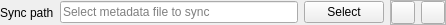
<?xml version="1.0" encoding="UTF-8"?>
<ui version="4.0">
 <class>SyncItem</class>
 <widget class="QWidget" name="SyncItem">
  <property name="geometry">
   <rect>
    <x>0</x>
    <y>0</y>
    <width>446</width>
    <height>25</height>
   </rect>
  </property>
  <layout class="QHBoxLayout" name="horizontalLayout_2">
   <property name="margin">
    <number>0</number>
   </property>
   <item>
    <widget class="QLabel" name="label">
     <property name="text">
      <string>Sync path</string>
     </property>
    </widget>
   </item>
   <item>
    <widget class="QLineEdit" name="sync_path_txt">
     <property name="toolTip">
      <string>The path to the  book's metadata file</string>
     </property>
     <property name="statusTip">
      <string>The path to the  book's metadata file</string>
     </property>
     <property name="readOnly">
      <bool>true</bool>
     </property>
     <property name="placeholderText">
      <string>Select metadata file to sync</string>
     </property>
    </widget>
   </item>
   <item>
    <widget class="QPushButton" name="sync_path_btn">
     <property name="toolTip">
      <string>Select/Change the metadata file path</string>
     </property>
     <property name="statusTip">
      <string>Select/Change the metadata file path</string>
     </property>
     <property name="text">
      <string>Select</string>
     </property>
    </widget>
   </item>
   <item>
    <widget class="QFrame" name="frame">
     <property name="frameShape">
      <enum>QFrame::StyledPanel</enum>
     </property>
     <property name="frameShadow">
      <enum>QFrame::Raised</enum>
     </property>
     <layout class="QHBoxLayout" name="horizontalLayout">
      <property name="margin">
       <number>0</number>
      </property>
      <item>
       <widget class="QToolButton" name="add_btn">
        <property name="toolTip">
         <string>Add a new Sync path</string>
        </property>
        <property name="statusTip">
         <string>Add a new Sync path</string>
        </property>
        <property name="text">
         <string/>
        </property>
        <property name="icon">
         <iconset resource="images.qrc">
          <normaloff>:/stuff/add.png</normaloff>:/stuff/add.png</iconset>
        </property>
       </widget>
      </item>
      <item>
       <widget class="QToolButton" name="del_btn">
        <property name="toolTip">
         <string>Remove this Sync path</string>
        </property>
        <property name="statusTip">
         <string>Remove this Sync path</string>
        </property>
        <property name="text">
         <string/>
        </property>
        <property name="icon">
         <iconset resource="images.qrc">
          <normaloff>:/stuff/del.png</normaloff>:/stuff/del.png</iconset>
        </property>
       </widget>
      </item>
     </layout>
    </widget>
   </item>
  </layout>
 </widget>
 <resources>
 <include location="images.qrc"/>
 </resources>
 <connections/>
</ui>
